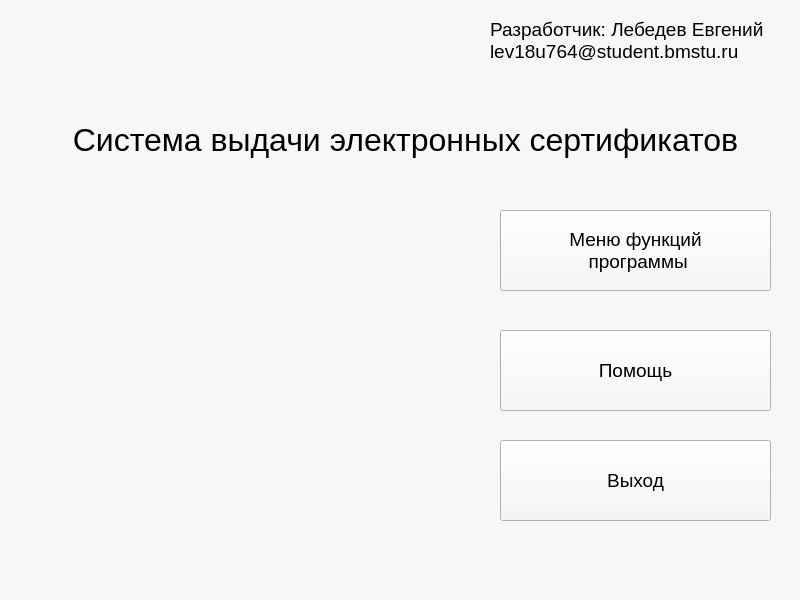
<?xml version="1.0" encoding="UTF-8"?>
<ui version="4.0">
 <class>MainWindow</class>
 <widget class="QMainWindow" name="MainWindow">
  <property name="geometry">
   <rect>
    <x>0</x>
    <y>0</y>
    <width>800</width>
    <height>600</height>
   </rect>
  </property>
  <property name="windowTitle">
   <string>MainWindow</string>
  </property>
  <property name="styleSheet">
   <string notr="true">background-color: rgb(247, 247, 247);</string>
  </property>
  <widget class="QWidget" name="centralwidget">
   <widget class="QLabel" name="label">
    <property name="geometry">
     <rect>
      <x>50</x>
      <y>80</y>
      <width>711</width>
      <height>121</height>
     </rect>
    </property>
    <property name="text">
     <string>&lt;html&gt;&lt;head/&gt;&lt;body&gt;&lt;p align=&quot;center&quot;&gt;&lt;span style=&quot; font-size:24pt;&quot;&gt;Система выдачи электронных сертификатов&lt;/span&gt;&lt;/p&gt;&lt;/body&gt;&lt;/html&gt;</string>
    </property>
    <property name="textFormat">
     <enum>Qt::AutoText</enum>
    </property>
   </widget>
   <widget class="QPushButton" name="pushButton">
    <property name="geometry">
     <rect>
      <x>500</x>
      <y>210</y>
      <width>271</width>
      <height>81</height>
     </rect>
    </property>
    <property name="font">
     <font>
      <pointsize>14</pointsize>
     </font>
    </property>
    <property name="text">
     <string>Меню функций 
 программы</string>
    </property>
   </widget>
   <widget class="QPushButton" name="pushButton_2">
    <property name="geometry">
     <rect>
      <x>500</x>
      <y>330</y>
      <width>271</width>
      <height>81</height>
     </rect>
    </property>
    <property name="font">
     <font>
      <pointsize>14</pointsize>
     </font>
    </property>
    <property name="text">
     <string>Помощь</string>
    </property>
   </widget>
   <widget class="QPushButton" name="pushButton_3">
    <property name="geometry">
     <rect>
      <x>500</x>
      <y>440</y>
      <width>271</width>
      <height>81</height>
     </rect>
    </property>
    <property name="font">
     <font>
      <pointsize>14</pointsize>
     </font>
    </property>
    <property name="text">
     <string>Выход</string>
    </property>
   </widget>
   <widget class="QLabel" name="label_2">
    <property name="geometry">
     <rect>
      <x>40</x>
      <y>200</y>
      <width>431</width>
      <height>341</height>
     </rect>
    </property>
    <property name="text">
     <string/>
    </property>
    <property name="pixmap">
     <pixmap>logo.png</pixmap>
    </property>
   </widget>
   <widget class="QLabel" name="label_3">
    <property name="geometry">
     <rect>
      <x>490</x>
      <y>0</y>
      <width>291</width>
      <height>81</height>
     </rect>
    </property>
    <property name="text">
     <string>&lt;html&gt;&lt;head/&gt;&lt;body&gt;&lt;p&gt;&lt;span style=&quot; font-size:14pt;&quot;&gt;Разработчик: Лебедев Евгений &lt;br/&gt;lev18u764@student.bmstu.ru&lt;/span&gt;&lt;/p&gt;&lt;/body&gt;&lt;/html&gt;</string>
    </property>
   </widget>
  </widget>
  <widget class="QMenuBar" name="menubar">
   <property name="geometry">
    <rect>
     <x>0</x>
     <y>0</y>
     <width>800</width>
     <height>22</height>
    </rect>
   </property>
  </widget>
  <widget class="QStatusBar" name="statusbar"/>
 </widget>
 <resources/>
 <connections/>
</ui>
